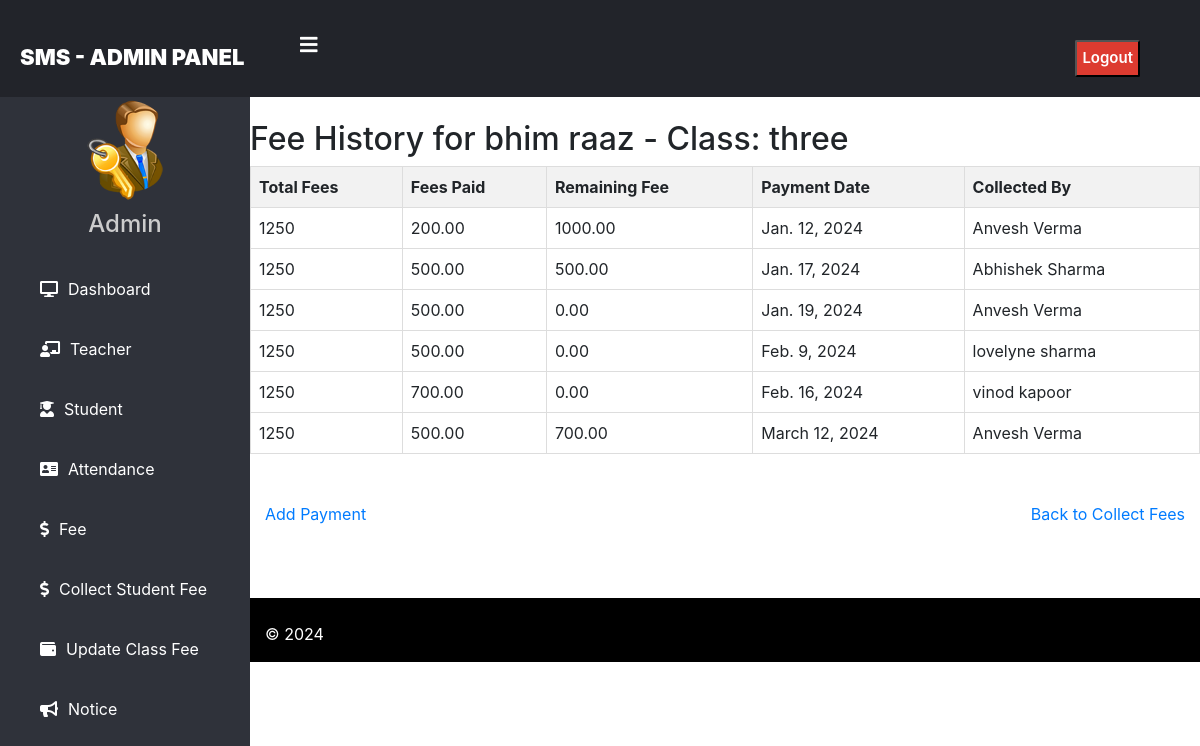
Page /fee-history/23/ on the committed database.
### school/models.py (models this page shows, shortened)
class StudentExtra(models.Model):
    user=models.OneToOneField(User,on_delete=models.CASCADE)
    roll = models.CharField(max_length=10)
    mobile = models.CharField(max_length=40,null=True)
    fee = models.PositiveIntegerField()
    cl= models.CharField(max_length=10,choices=classes,default='one')
    status=models.BooleanField(default=False)
    @property
    def get_name(self):
        return self.user.first_name+" "+self.user.last_name

class Payment(models.Model):
    student = models.ForeignKey(StudentExtra, on_delete=models.CASCADE)
    amount_received = models.DecimalField(max_digits=10, decimal_places=2)
    remaining_fee = models.DecimalField(max_digits=10, decimal_places=2)
    date_received = models.DateField()
    collected_by = models.ForeignKey(TeacherExtra, on_delete=models.SET_NULL, null=True)

class TeacherExtra(models.Model):
    user=models.OneToOneField(User,on_delete=models.CASCADE)
    salary = models.PositiveIntegerField(null=False)
    joindate=models.DateField(auto_now_add=True)
    mobile = models.CharField(max_length=40)
    status=models.BooleanField(default=False)
    @property
    def get_name(self):
        return self.user.first_name+" "+self.user.last_name

### school/views.py (the view)
# urls.py: path('fee-history/<int:student_id>/', views.fee_history, name='fee-history'),
def fee_history(request, student_id):
    student = get_object_or_404(StudentExtra, user_id=student_id)
    payments = Payment.objects.filter(student=student).order_by('date_received')
    remaining_fee_found = False
    if payments:
        last_payment = payments.last()
        remaining_fee = last_payment.remaining_fee
        if remaining_fee == 0:
            remaining_fee_found = True
    return render(request, 'school/fee_history.html', {'student': student, 'payments': payments, 'remaining_fee_found': remaining_fee_found})

### templates/school/fee_history.html (shortened to what this page needs)
{% extends 'school/adminbase.html' %}
{% block content %}
<head>
</head>
<body>
    <h2>Fee History for {{ student.get_name }} - Class: {{ student.cl }}</h2>
    <table>
        <tr>
            <th>Total Fees</th>
            <th>Fees Paid</th>
            <th>Remaining Fee</th>
            <th>Payment Date</th>
            <th>Collected By</th>
        </tr>
        {% for payment in payments %}
            <tr>
                <td>{{ payment.student.fee }}</td>
                <td>{{ payment.amount_received }}</td>
                <td>{{ payment.remaining_fee}}</td>
                <td>{{ payment.date_received }}</td>
                <td>{{ payment.collected_by.get_name }}</td>
            </tr>
            {% endfor %}
    </table>
    <br></br>
    <div class="container">
        <div class="left">
                <a href="{% url 'add-payment' student.id %}">Add Payment</a>
        </div>
        <div class="right">
            <a href="{% url 'student-fee-details' %}">Back to Collect Fees</a>
        </div>
    </div>
    </body>
    </html>
    {% endblock %}

### templates/school/fee_history.html (style rules this page uses)
table { border-collapse: collapse; width: 100%; }
th, td { border: 1px solid #dddddd; text-align: left; padding: 8px; }
th { background-color: #f2f2f2; }
.left { text-align: left }
.container { display: flex; justify-content: space-between; }

### rows in the picture
StudentExtra: get_name "bhim raaz", cl "three"
Payment: student.fee "1250", amount_received "200.00", remaining_fee "1000.00", date_received "Jan. 12, 2024", collected_by.get_name "Anvesh Verma"
Payment: student.fee "1250", amount_received "500.00", remaining_fee "500.00", date_received "Jan. 17, 2024", collected_by.get_name "Abhishek Sharma"
Payment: student.fee "1250", amount_received "500.00", remaining_fee "0.00", date_received "Jan. 19, 2024", collected_by.get_name "Anvesh Verma"
Payment: student.fee "1250", amount_received "500.00", remaining_fee "0.00", date_received "Feb. 9, 2024", collected_by.get_name "lovelyne sharma"
Payment: student.fee "1250", amount_received "700.00", remaining_fee "0.00", date_received "Feb. 16, 2024", collected_by.get_name "vinod kapoor"
Payment: student.fee "1250", amount_received "500.00", remaining_fee "700.00", date_received "March 12, 2024", collected_by.get_name "Anvesh Verma"
